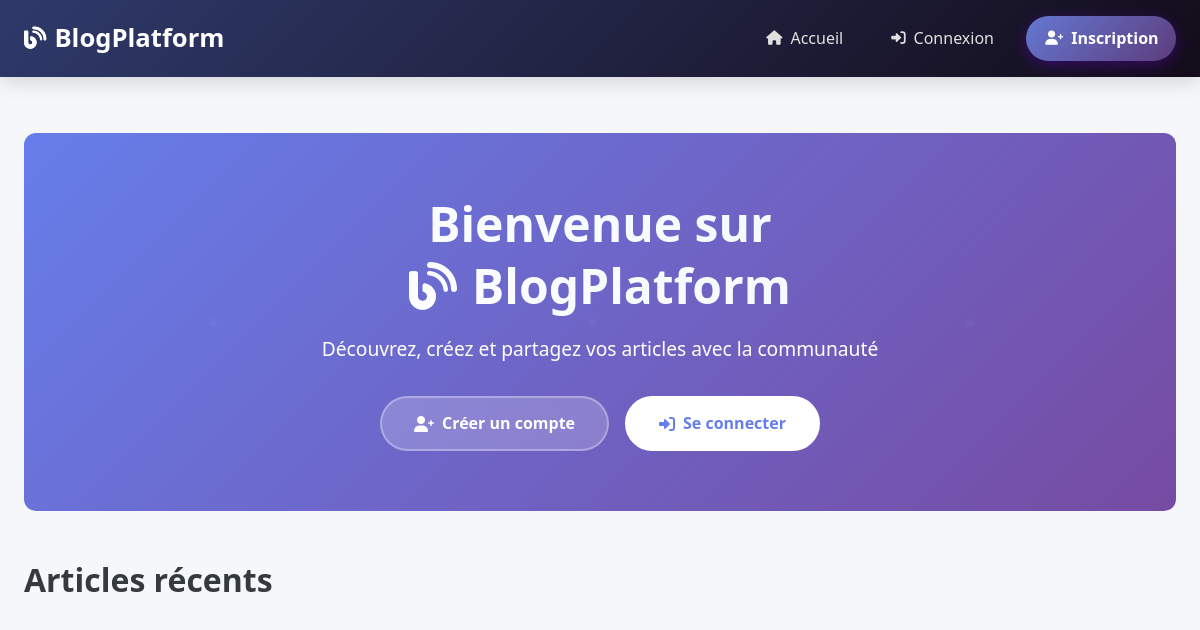
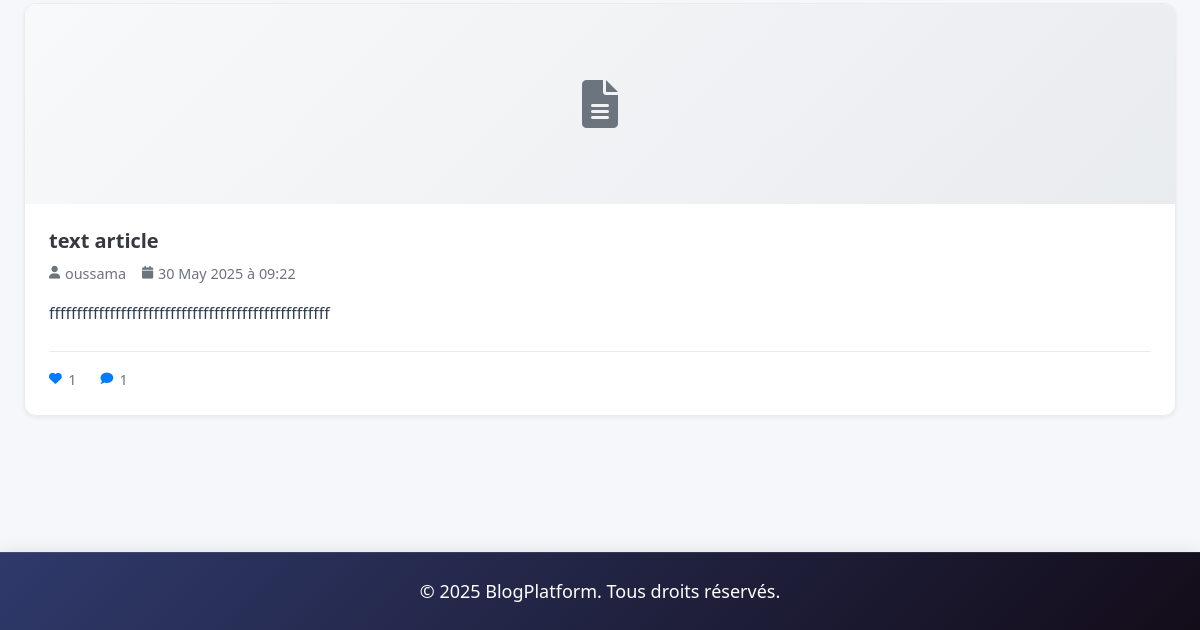
The app's page /, older data (2 pictures, top to bottom).
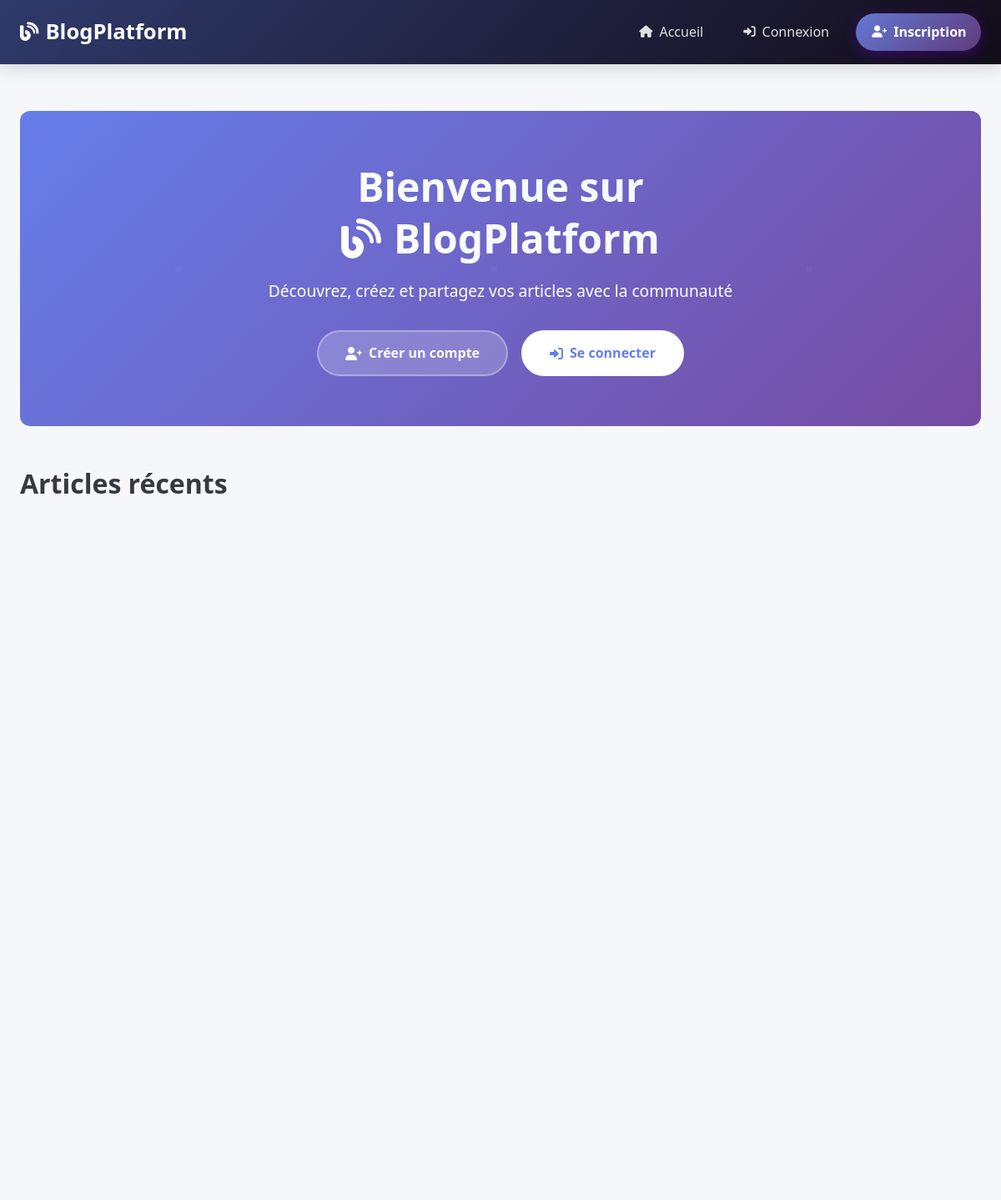
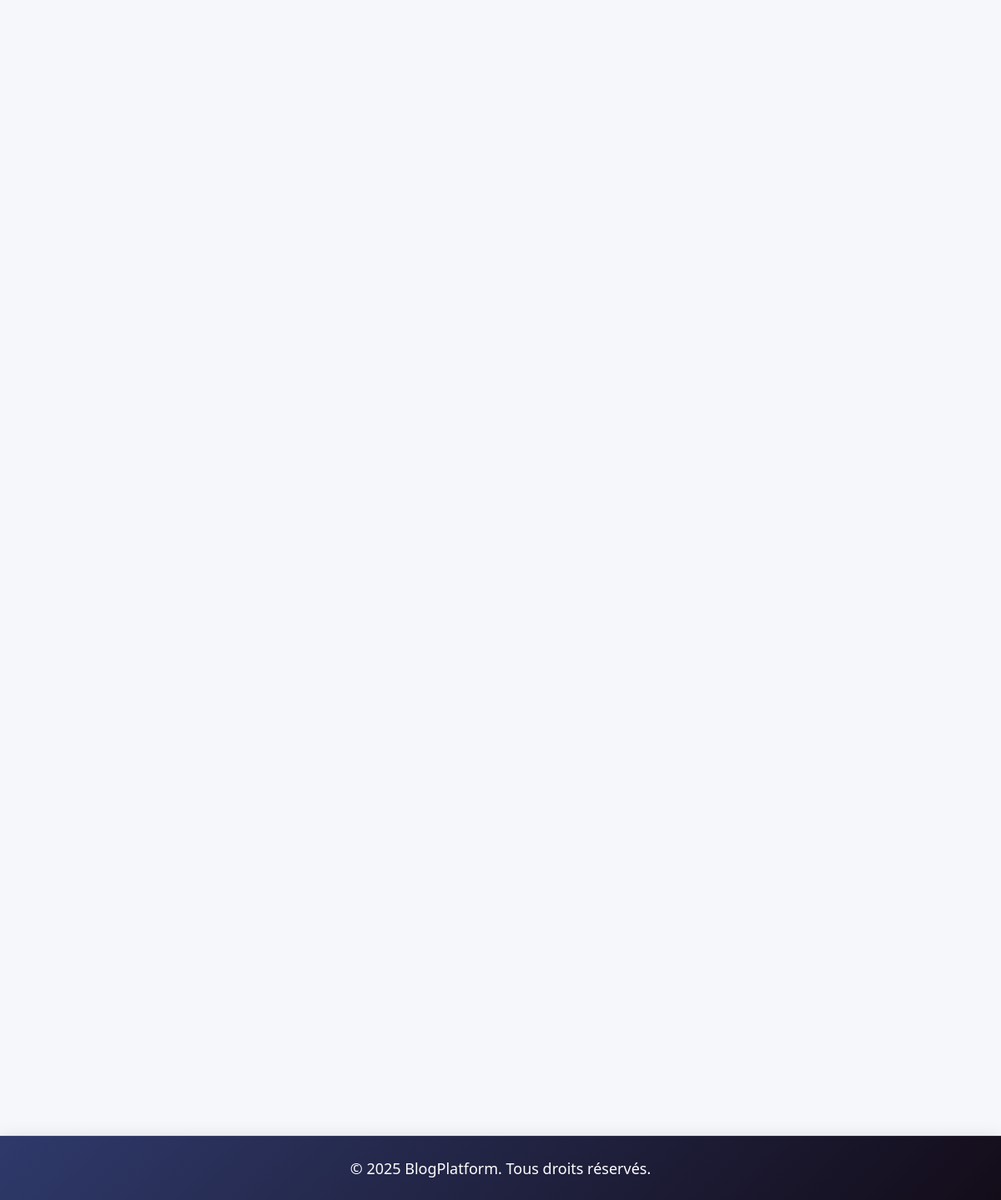
The same page, newer data (2 pictures, top to bottom).
### tables this page shows
CREATE TABLE articles (
                id INTEGER PRIMARY KEY AUTOINCREMENT,
                title TEXT NOT NULL,
                description TEXT,
                content TEXT NOT NULL,
                image_filename TEXT,
                author_id INTEGER NOT NULL,
                created_at TIMESTAMP DEFAULT CURRENT_TIMESTAMP,
                updated_at TIMESTAMP DEFAULT CURRENT_TIMESTAMP,
                FOREIGN KEY (author_id) REFERENCES users (id)
            );

CREATE TABLE users (
                id INTEGER PRIMARY KEY AUTOINCREMENT,
                username TEXT UNIQUE NOT NULL,
                email TEXT UNIQUE NOT NULL,
                password_hash TEXT NOT NULL,
                created_at TIMESTAMP DEFAULT CURRENT_TIMESTAMP
            );

### main.py (the view)
@app.route("/")
def home():
    user = get_current_user()
    articles = db.get_all_articles()
    return render_template(
        "index.html",
        title="Accueil - Blog Platform",
        user=user,
        articles=articles
    )

### database.py (called while the page is built)
    def get_connection(self):
        conn = sqlite3.connect(self.db_path)
        conn.row_factory = sqlite3.Row
        return conn

    def get_all_articles(self, limit=50):
        conn = self.get_connection()
        cursor = conn.cursor()
        cursor.execute('''
            SELECT a.*, u.username as author_name,
                   (SELECT COUNT(*) FROM likes WHERE article_id = a.id) as likes_count,
                   (SELECT COUNT(*) FROM comments WHERE article_id = a.id) as comments_count
            FROM articles a
            JOIN users u ON a.author_id = u.id
            ORDER BY a.created_at DESC
            LIMIT ?
        ''', (limit,))
        articles = cursor.fetchall()
        conn.close()
        return [dict(article) for article in articles]

### main.py (called while the page is built)
@app.template_filter('truncate')
def truncate_filter(text, length=100):
    if not text:
        return ""
    text = str(text)
    if len(text) <= length:
        return text
    return text[:length].rstrip() + "..."

def get_current_user():
    sid = request.cookies.get("session_id")
    return session_mgr.get_user(sid) if sid else None

### templates/index.html (shortened to what this page needs)
{% extends "base.html" %}
{% block styles %}
    <link rel="stylesheet" href="{{ url_for('static', filename='css/index.css') }}">
{% endblock %}
{% block content %}
<section class="hero-section">
    <div class="hero-content">
        <h1 class="hero-title"></i>Bienvenue sur
            <p><i class="fas fa-blog" style="margin-right: 15px;"></i>BlogPlatform</p>
        </h1>
        <p class="hero-subtitle">
            Découvrez, créez et partagez vos articles avec la communauté
        </p>
        {% if not user %}
        <div class="hero-actions">
            <a href="/register" class="hero-btn hero-btn-primary">
                <i class="fas fa-user-plus"></i> Créer un compte
            </a>
            <a href="/login" class="hero-btn hero-btn-secondary">
                <i class="fas fa-sign-in-alt"></i> Se connecter
            </a>
        </div>
        {% endif %}
    </div>
</section>
<section>
    <div class="articles-header">
        <h2 class="articles-title">Articles récents</h2>
    </div>
    {% if articles %}
    <div class="articles-grid">
        {% for a in articles %}
        <article class="article-card">
            <a href="/article/{{ a.id }}" class="article-link">
                {% if a.image_filename %}
                <img src="/static/{{ a.image_filename }}" alt="{{ a.title }}" class="article-image">
                {% else %}
                <div class="article-placeholder">
                    <i class="fas fa-file-alt"></i>
                </div>
                {% endif %}
                <div class="article-content">
                    <h3 class="article-title">{{ a.title }}</h3>
                    <div class="article-meta">
                        <div class="article-meta-item">
                            <i class="fas fa-user"></i>
                            <span>{{ a.author_name }}</span>
                        </div>
                        <div class="article-meta-item">
                            <i class="fas fa-calendar"></i>
                            <span>{{ a.created_at | format_date }}</span>
                        </div>
                    </div>
                    <p class="article-description">
                        {% if a.description %}
                        {{ a.description | truncate(150) }}
                        {% else %}
                        {{ a.content | truncate(150) }}
                        {% endif %}
                    </p>
                    <div class="article-stats">
                        <div class="article-stat">
                            <i class="fas fa-heart"></i>
                            <span>{{ a.likes_count }}</span>
                        </div>
                        <div class="article-stat">
                            <i class="fas fa-comment"></i>
                            <span>{{ a.comments_count }}</span>
                        </div>
                    </div>
                </div>
            </a>
        </article>
        {% endfor %}
    </div>
    {% endif %}
</section>
{% endblock %}

Row changes from the older to the newer data that the page shows:
no longer on this page (row edited): articles: title "text article", author_name "oussama", created_at "30 May 2025 à 09:22", content "fffffffffffffffffffffffffffffffffffffffffffffffffff", likes_count "1", comments_count "1"
